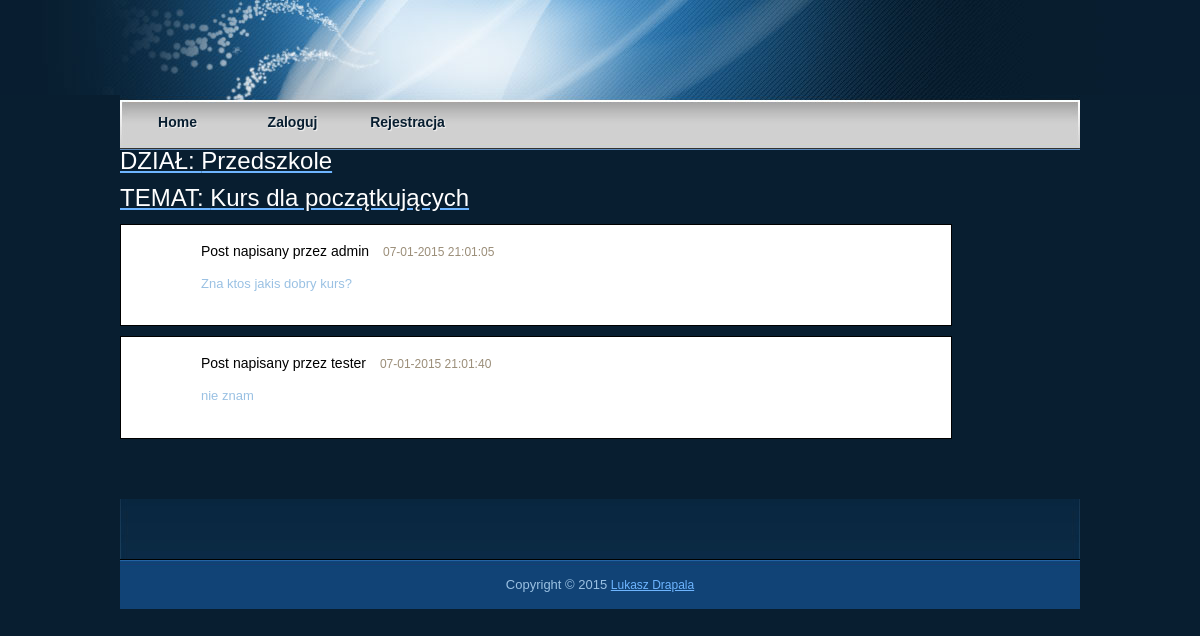
The page /post/list.php?sectionId=1&topicId=20 on the database its author committed.
### tables this page shows
CREATE TABLE IF NOT EXISTS `topics` (
`id` int(11) NOT NULL,
  `section_id` int(11) NOT NULL,
  `last_post_id` int(11) DEFAULT NULL,
  `user_id` int(11) NOT NULL,
  `name` varchar(255) NOT NULL,
  `description` tinytext,
  `amount_posts` smallint(6) DEFAULT '0',
  `is_closed` tinyint(4) NOT NULL DEFAULT '0',
  `created_on` timestamp NOT NULL DEFAULT CURRENT_TIMESTAMP
);

CREATE TABLE IF NOT EXISTS `sections` (
`id` int(11) NOT NULL,
  `last_topic_id` int(11) DEFAULT NULL,
  `user_id` int(11) NOT NULL,
  `name` varchar(255) NOT NULL,
  `description` tinytext,
  `amount_topics` smallint(6) DEFAULT '0',
  `is_closed` tinyint(4) NOT NULL DEFAULT '0',
  `created_on` timestamp NOT NULL DEFAULT CURRENT_TIMESTAMP ON UPDATE CURRENT_TIMESTAMP
);

CREATE TABLE IF NOT EXISTS `posts` (
`id` int(11) NOT NULL,
  `topic_id` int(11) NOT NULL,
  `user_id` int(11) NOT NULL,
  `content` text,
  `is_edited_by_admin` tinyint(4) DEFAULT '0',
  `created_on` timestamp NOT NULL DEFAULT CURRENT_TIMESTAMP
);

CREATE TABLE IF NOT EXISTS `users` (
`id` int(11) NOT NULL,
  `username` varchar(45) NOT NULL,
  `email` varchar(255) DEFAULT NULL,
  `password` varchar(255) NOT NULL,
  `salt` varchar(12) NOT NULL,
  `amount_posts` smallint(6) DEFAULT '0',
  `created_on` timestamp NOT NULL DEFAULT CURRENT_TIMESTAMP
);

### library/Entity/Post.php (called while the page is built, shortened)
<?php
require_once 'Topic.php';
class Post
{
    private $topic;
    public function getTopic()
    {
        return $this->topic;
    }
    public function setId($id)
    {
        return $this;
    }
    public function setUser(User $user)
    {
        return $this;
    }
    public function setContent($content)
    {
        return $this;
    }
    public function setCreatedOn(\DateTime $createdOn)
    {
        return $this;
    }
    public function setTopic(Topic $topic)
    {
        $this->topic = $topic;
        return $this;
    }
    public function setIsEditedByAdmin($isEditedByAdmin)
    {
        return $this;
    }
}

### library/Assertion/PostAssertion.php (called while the page is built, shortened)
<?php
require_once '/../Entity/Topic.php';
require_once '/../Entity/Post.php';
require_once '/../Guard.php';
require_once '/../AuthUser.php';
class PostAssertion
{
    public function __construct()
    {
        $this->guard = new Guard();
    }
    public function assertEditPost(Post $post)
    {
        $topic = $post->getTopic();
        $isGranted = false;
        return $isGranted;
    }
}

### library/Entity/Topic.php (called while the page is built, shortened)
<?php
require_once 'Section.php';
require_once 'Post.php';
require_once 'User.php';
class Topic
{
    private $id;
    private $name;
    private $isClosed;
    private $section;
    public function getId()
    {
        return $this->id;
    }
    public function getName()
    {
        return $this->name;
    }
    public function isClosed()
    {
        return $this->isClosed;
    }
    public function getSection()
    {
        return $this->section;
    }
    public function setId($id)
    {
        $this->id = $id;
        return $this;
    }
    public function setName($name)
    {
        $this->name = $name;
        return $this;
    }
    public function setIsClosed($isClosed)
    {
        $this->isClosed = $isClosed;
        return $this;
    }
    public function setSection(Section $section = null)
    {
        $this->section = $section;
        return $this;
    }
}

### library/Entity/Section.php (called while the page is built, shortened)
<?php
require_once 'User.php';
require_once 'Topic.php';
class Section
{
    private $id;
    private $name;
    private $isClosed;
    public function getId()
    {
        return $this->id;
    }
    public function getName()
    {
        return $this->name;
    }
    public function isClosed()
    {
        return $this->isClosed;
    }
    public function setId($id)
    {
        $this->id = $id;
        return $this;
    }
    public function setName($name)
    {
        $this->name = $name;
        return $this;
    }
    public function setIsClosed($isClosed)
    {
        $this->isClosed = $isClosed;
        return $this;
    }
}

### library/Repository/Repository.php (called while the page is built, shortened)
<?php
require_once '/../DatabaseConnection.php';
class Repository
{
    private $dbConnection;
    public function __construct()
    {
        $this->dbConnection = DatabaseConnection::connect();
    }
    public function fetchAll($sql)
    {
        $result = $this->query($sql);
        if ($result) {
            return $result->fetch_all(MYSQLI_ASSOC);
        }
        return array();
    }
    public function fetchOne($sql)
    {
        $result = $this->query($sql);
        if ($result) {
            return $result->fetch_assoc();
        }
        return null;
    }
    private function query($sql)
    {
        $result = $this->dbConnection->query($sql);
        return $result;
    }
    protected function escapeString($string)
    {
        return $this->dbConnection->real_escape_string($string);
    }
}

### library/DatabaseConnection.php (called while the page is built, shortened)
<?php
class DatabaseConnection
{
    private static $connection;
    public static function connect()
    {
        if (self::$connection) {
            return self::$connection;
        }
        $servername = "localhost";
        $username = "root";
        $password = "";
        $dbName = "forum";
        $charset = "utf8";
        $conn = new \mysqli($servername, $username, $password, $dbName);
        $conn->set_charset($charset);
        self::$connection = $conn;
        return $conn;
    }
}

### library/Repository/TopicRepository.php (called while the page is built, shortened)
<?php
require_once 'Repository.php';
require_once 'PostRepository.php';
require_once '/../Entity/User.php';
require_once '/../Entity/Topic.php';
require_once '/../Entity/Section.php';
require_once '/../Entity/Post.php';
class TopicRepository extends Repository
{
    public function findById($topicId, $sectionId)
    {
        $sql = "SELECT t.id AS t_id, t.name AS t_name, t.description AS t_description, t.amount_posts AS t_amount_posts, t.is_closed AS t_is_closed, t.created_on AS t_created_on, ";
        $sql .= "s.id AS s_id, s.name AS s_name, s.description AS s_description, s.is_closed as s_is_closed, s.created_on AS s_created_on, ";
        $sql .= "u.id AS u_id, u.username AS u_username, u.email as u_email, u.created_on AS u_created_on ";
        $sql .= "FROM topics t ";
        $sql .= "INNER JOIN sections s on s.id = t.section_id ";
        $sql .= "INNER JOIN users u on u.id = t.user_id ";
        $sql .= "WHERE t.id = " . $this->escapeString($topicId) . " ";
        $sql .= "AND s.id = " . $this->escapeString($sectionId) . " ";
        $row = $this->fetchOne($sql);
        $isClosed = ($row['s_is_closed'] == "0") ? false : true;
        $section = new Section();
        $section->setId($row['s_id']);
        $section->setName($row['s_name']);
        $section->setDescription($row['s_description']);
        $section->setIsClosed($isClosed);
        $section->setCreatedOn(new \DateTime($row['s_created_on']));
        $user = new User();
        $user->setId($row['u_id']);
        $user->setUsername($row['u_username']);
        $user->setEmail($row['u_email']);
        $user->setCreatedOn(new \DateTime($row['u_created_on']));
        $isClosed = ($row['t_is_closed'] == "0") ? false : true;
        $topic = new Topic();
        $topic->setId($row['t_id']);
        $topic->setName($row['t_name']);
        $topic->setDescription($row['t_description']);
        $topic->setAmountPosts((int)$row['t_amount_posts']);
        $topic->setIsClosed($isClosed);
        $topic->setCreatedOn(new \DateTime($row['t_created_on']));
        $topic->setUser($user);
        $topic->setSection($section);
        return $topic;
    }
}

### library/Repository/PostRepository.php (called while the page is built, shortened)
<?php
require_once 'Repository.php';
require_once 'TopicRepository.php';
require_once 'UserRepository.php';
require_once '/../Entity/User.php';
require_once '/../Entity/Topic.php';
require_once '/../Entity/Section.php';
require_once '/../Entity/Post.php';
class PostRepository extends Repository
{
    public function findAllInTopic($topicId, $sectionId)
    {
        $sql = "SELECT p.id AS p_id, p.content AS p_content, p.is_edited_by_admin AS p_is_edited_by_admin, p.created_on AS p_created_on, ";
        $sql .= "u.id AS u_id, u.username AS u_username, ";
        $sql .= "s.id AS s_id, s.is_closed AS s_is_closed, ";
        $sql .= "t.id AS t_id, t.name AS t_name, t.is_closed AS t_is_closed ";
        $sql .= "FROM posts p ";
        $sql .= "INNER JOIN topics t on t.id = p.topic_id ";
        $sql .= "INNER JOIN sections s on s.id = t.section_id ";
        $sql .= "INNER JOIN users u on u.id = p.user_id ";
        $sql .= "WHERE s.id = " . $this->escapeString($sectionId) . " ";
        $sql .= "AND t.id = " . $this->escapeString($topicId) . " ";
        $sql .= "ORDER BY p.created_on ASC";
        $rows = $this->fetchAll($sql);
        $collection = array();
        foreach ($rows as $row) {
            $isClosed = ($row['s_is_closed'] == "0") ? false : true;
            $section = new Section();
            $section->setId($row["s_id"]);
            $section->setIsClosed($isClosed);
            $isClosed = ($row['t_is_closed'] == "0") ? false : true;
            $topic = new Topic();
            $topic->setId($row['t_id']);
            $topic->setName($row['t_name']);
            $topic->setIsClosed($isClosed);
            $topic->setSection($section);
            $user = new User();
            $user->setId($row['u_id']);
            $user->setUsername($row['u_username']);
            $isEditedByAdmin = ($row["p_is_edited_by_admin"] == "0") ? false : true;
            $post = new Post();
            $post->setId($row['p_id']);
            $post->setContent($row["p_content"]);
            $post->setCreatedOn(new \DateTime($row['p_created_on']));
            $post->setUser($user);
            $post->setIsEditedByAdmin($isEditedByAdmin);
            $post->setTopic($topic);
            $collection[] = $post;
        }
        return $collection;
    }
}

### library/Entity/User.php (called while the page is built, shortened)
<?php
class User
{
    public function setId($id)
    {
        return $this;
    }
    public function setUsername($username)
    {
        return $this;
    }
}

### library/Session.php (called while the page is built, shortened)
<?php
class Session
{
    public static function get($key, $default = null)
    {
        return $default;
    }
    public static function has($key)
    {
        return array_key_exists($key, $_SESSION);
    }
}

### library/AuthUser.php (called while the page is built, shortened)
<?php
require_once 'Session.php';
class AuthUser
{
    public static function getRoles()
    {
        $user = self::getUserData();
        return [];
    }
    private static function getUserData()
    {
        return Session::get("USER", []);
    }
}

### library/Guard.php (called while the page is built, shortened)
<?php
require_once 'AuthUser.php';
class Guard
{
    public function isAccessGranted($role)
    {
        return in_array($role, AuthUser::getRoles());
    }
}

### post/list.php (the view, shortened to what this page needs)
<?php
require_once '/../library/Repository/PostRepository.php';
require_once '/../library/Repository/TopicRepository.php';
require_once '/../library/Assertion/PostAssertion.php';
$sectionId = isset($_GET["sectionId"]) ? (int) $_GET["sectionId"] : 0;
$topicId = isset($_GET["topicId"]) ? (int) $_GET["topicId"] : 0;
$topicRepository = new TopicRepository();
$topic = $topicRepository->findById($topicId, $sectionId);
$postRepository = new PostRepository();
$posts = $postRepository->findAllInTopic($topicId, $sectionId);
$postAssertion = new PostAssertion();
$postsData = [];
foreach ($posts as $post) {
    $postsData[] = [
        "post" => $post,
        "canBeEdit" => $postAssertion->assertEditPost($post),
        "canBeDelete" => $postAssertion->assertDeletePost()
    ];
}
include '/../library/Layout/Header.php';
?>
<div id="comment_section">
    <a href="<?php echo "topic/list.php?sectionId=" . $topic->getSection()->getId() ?>">
        <h3>DZIAŁ: <?php echo $topic->getSection()->getName() ?></h3>
    </a>
    <a href="<?php echo "post/list.php?sectionId=" . $topic->getSection()->getId() . "&topicId=" . $topic->getId() ?>">
        <h3>TEMAT: <?php echo $topic->getName() ?></h3>
    </a>
    <ol class="comments first_level">
        <?php foreach ($postsData as $postData) { $post = $postData["post"] ?>
            <li>
                <div class="comment_box commentbox1">
                    <div class="comment_text">
                        <div class="comment_author">
                            Post napisany przez <?php echo $post->getUser()->getUsername(); ?>
                            <span class="date"><?php echo $post->getCreatedOnAsString(); ?></span>
                        </div>
                        <p><?php echo $post->getContent(); ?></p>
                    </div>
                </div>
            </li>
        <?php } ?>
    </ol>
</div>
<?php
include '/../library/Layout/Footer.php';

### library/Layout/style.css (style rules this page uses)
body { margin: 0; padding: 0; color: #9ac1e3; font-family: Tahoma, Geneva, sans-serif; font-size: 13px; line-height: 1.7em; background-color: #081e30; background-image: url(images/forum_body.jpg); background-repeat: no-repeat; background-position: top center }
a, a:link, a:visited { color: #6eb5ff; font-weight: normal; text-decoration: underline; font-size: 12px; }
p { margin: 0 0 10px 0; padding: 0; }
h1, h2, h3, h4, h5, h6 { color: #fff; font-weight: normal; }
h3 { font-size: 24px; margin: 0 0 15px; padding: 0; }
.date { padding: 20px 0 0 0; font-size: 60px; color: #fff; margin-bottom: 10px; }
#comment_section { clear: both; margin-bottom: 60px; width: 800px; }
.first_level { margin: 0; padding: 0; }
.comments { list-style: none; }
.comments li { margin-bottom: 10px; list-style:none; }
.comments li .commentbox1 { border: 1px solid #000; background: #FFF; }
.comments li .comment_box { clear: both; width:100%; padding: 15px; }
.comment_box .comment_text { margin: 0 0 0 65px; }
.comment_box .comment_text p { margin: 0; }
.comment_text .comment_author { font-size: 14px; color: #000000; margin-bottom: 10px; }
.comment_text .date { font-size: 12px; font-weight: normal; color: #9b8e79; padding-left: 10px; }

### rows shown on the page
topics: section.name "Przedszkole", name "Kurs dla początkujących"
posts: user.username "admin", CreatedOnAsString "07-01-2015 21:01:05", content "Zna ktos jakis dobry kurs?"
posts: user.username "tester", CreatedOnAsString "07-01-2015 21:01:40", content "nie znam"
